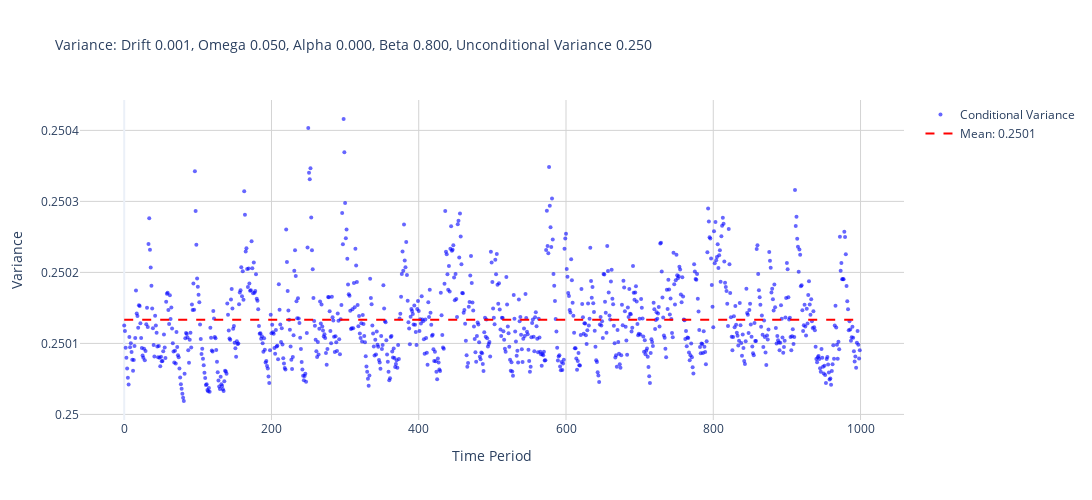

Notebook code cell kept with this figure:
### Code cell
import plotly.graph_objects as go
import numpy as np

# Assuming you have these variables defined
# variance = your variance array
# mu, omega, alpha, beta = your parameters

# Create the figure
fig = go.Figure()

# Add scatter plot for variance
fig.add_trace(go.Scatter(
    x=list(range(len(variance))),
    y=variance,
    mode='markers',
    marker=dict(
        size=4,
        opacity=0.6,
        color='blue'
    ),
    name='Conditional Variance'
))

# Add horizontal line for mean
mean_variance = np.mean(variance)
fig.add_trace(go.Scatter(
    x=[0, len(variance)-1],
    y=[mean_variance, mean_variance],
    mode='lines',
    line=dict(color='red', dash='dash', width=2),
    name=f'Mean: {mean_variance:.4f}'
))

# Calculate unconditional variance
uncond_var = omega / (1 - alpha - beta)

# Update layout
fig.update_layout(
    title=dict(
        text=f'Variance: Drift {mu:.3f}, Omega {omega:.3f}, Alpha {alpha:.3f}, Beta {beta:.3f}, Unconditional Variance {uncond_var:.3f}',
        font=dict(size=14)
    ),
    xaxis_title='Time Period',
    yaxis_title='Variance',
    hovermode='x unified',
    template='plotly_white',  # or 'plotly_dark', 'ggplot2', 'seaborn'
    showlegend=True,
    width=1200,
    height=500
)

# Add grid
fig.update_xaxes(showgrid=True, gridwidth=1, gridcolor='LightGray')
fig.update_yaxes(showgrid=True, gridwidth=1, gridcolor='LightGray')

# Show the plot
fig.show()

### Figure 1 — Plotly figure (JSON) as saved in the notebook; plotly's stock layout.template omitted (floating-point values rounded to 4 significant figures; data arrays with more than 128 entries replaced by an {"elided": "..."} marker saying what was removed)
{"data": [{"marker": {"color": "blue", "opacity": 0.6, "size": 4}, "mode": "markers", "name": "Conditional Variance", "type": "scatter", "x": {"elided": "1000 int values"}, "y": {"elided": "1000 float values"}}, {"line": {"color": "red", "dash": "dash", "width": 2}, "mode": "lines", "name": "Mean: 0.2501", "type": "scatter", "x": [0, 999], "y": [0.2501, 0.2501]}], "layout": {"height": 500, "hovermode": "x unified", "showlegend": true, "title": {"font": {"size": 14}, "text": "Variance: Drift 0.001, Omega 0.050, Alpha 0.000, Beta 0.800, Unconditional Variance 0.250"}, "width": 1200, "xaxis": {"gridcolor": "LightGray", "gridwidth": 1, "showgrid": true, "title": {"text": "Time Period"}}, "yaxis": {"gridcolor": "LightGray", "gridwidth": 1, "showgrid": true, "title": {"text": "Variance"}}}}
